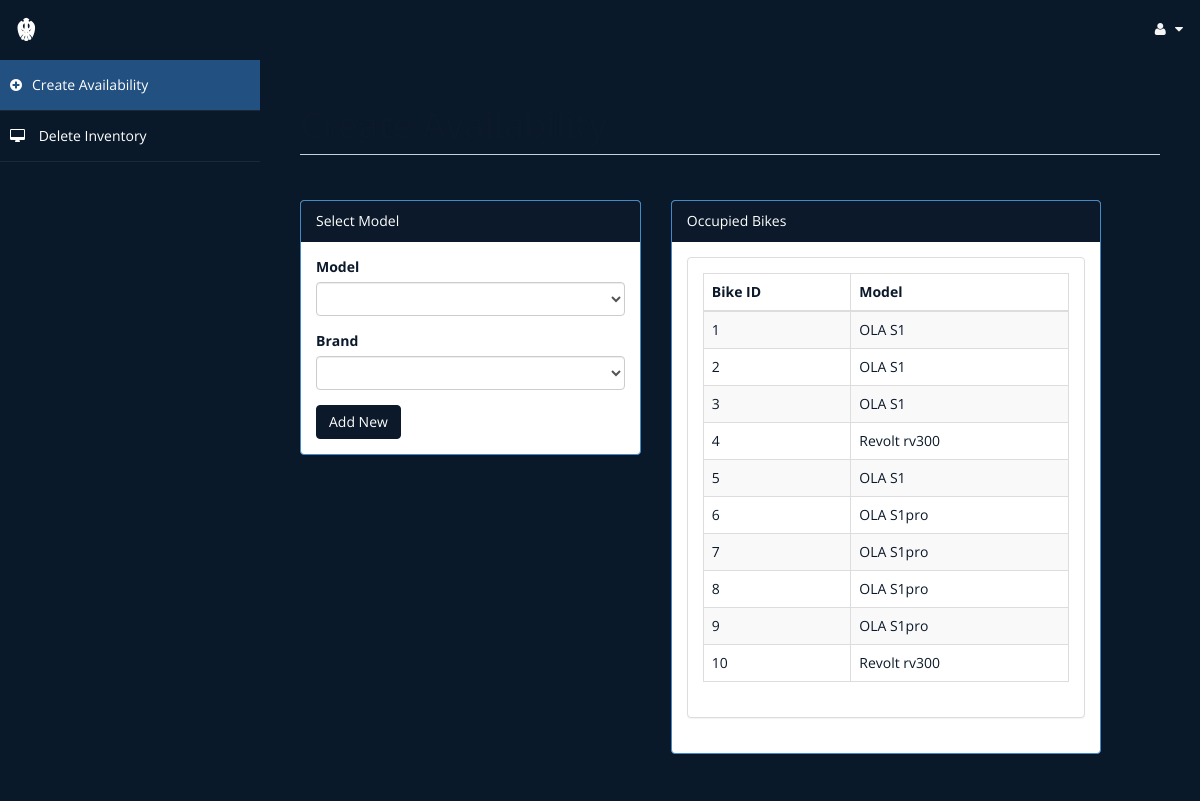
The app's page /admin/room.php (signed in) with its own data.
### tables this page shows
CREATE TABLE IF NOT EXISTS `room` (
`id` int(10) unsigned NOT NULL,
  `type` varchar(15) DEFAULT NULL,
  `bedding` varchar(10) DEFAULT NULL,
  `place` varchar(10) DEFAULT NULL,
  `cusid` int(11) DEFAULT NULL
);

### admin/room.php (the view, shortened to what this page needs)
<!DOCTYPE html>
<html xmlns="http://www.w3.org/1999/xhtml">
<head>
    <link href="assets/css/bootstrap.css" rel="stylesheet" />
    <link href="assets/css/font-awesome.css" rel="stylesheet" />
    <link href="assets/css/custom-styles.css" rel="stylesheet" />
</head>
<body>
    <div id="wrapper">
        <nav class="navbar navbar-default top-navbar" role="navigation">
            <div class="navbar-header">
                <a class="navbar-brand" href="home.php">☬</a>
            </div>
            <ul class="nav navbar-top-links navbar-right">
                <li class="dropdown">
                    <a class="dropdown-toggle" data-toggle="dropdown" href="#" aria-expanded="false">
                        <i class="fa fa-user fa-fw"></i> <i class="fa fa-caret-down"></i>
                    </a>
                </li>
            </ul>
        </nav>
        <nav class="navbar-default navbar-side" role="navigation">
            <div class="sidebar-collapse">
                <ul class="nav" id="main-menu">
					<li>
                        <a  class="active-menu" href="room.php"><i class="fa fa-plus-circle"></i>Create Availability</a>
                    </li>
                    <li>
                        <a  href="roomdel.php"><i class="fa fa-desktop"></i> Delete Inventory</a>
                    </li>
            </div>
        </nav>
        <div id="page-wrapper" >
            <div id="page-inner">
			 <div class="row">
                    <div class="col-md-12">
                        <h1 class="page-header">
                        </h1>
                    </div>
                </div>
            <div class="row">
                <div class="col-md-5 col-sm-5">
                    <div class="panel panel-primary">
                        <div class="panel-heading">
                            Select Model
                        </div>
                        <div class="panel-body">
						<form name="form" method="post">
                            <div class="form-group">
                                            <label>Model</label>
                                            <select name="troom"  class="form-control" required>
												<option value selected ></option>
                                                <option value="OLA S1">OLA S1</option>
                                            </select>
                              </div>
								<div class="form-group">
                                            <label>Brand</label>
                                            <select name="bed" class="form-control" required>
												<option value selected ></option>
                                                <option value="OLA">OLA</option>
                                            </select>
                               </div>
							 <input type="submit" name="add" value="Add New" class="btn btn-primary">
							</form>
							<?php
							 include('db.php');
							?>
                        </div>
                    </div>
                </div>
            <div class="row">
                <div class="col-md-6 col-sm-6">
                    <div class="panel panel-primary">
                        <div class="panel-heading">
                            Occupied Bikes
                        </div>
                        <div class="panel-body">
                    <div class="panel panel-default">
                        <?php
						$sql = "select * from room limit 0,10";
						$re = mysqli_query($con,$sql)
						?>
                        <div class="panel-body">
                            <div class="table-responsive">
                                <table class="table table-striped table-bordered table-hover" id="dataTables-example">
                                    <thead>
                                        <tr>
                                            <th>Bike ID</th>
                                            <th>Model</th>
                                        </tr>
                                    </thead>
                                    <tbody>
									<?php
										while($row= mysqli_fetch_array($re))
										{
												$id = $row['id'];
											if($id % 2 == 0)
											{
												echo "<tr class=odd gradeX>
													<td>".$row['id']."</td>
													<td>".$row['type']."</td>
												   </tr>";
											}
											else
											{
												echo"<tr class=even gradeC>
													<td>".$row['id']."</td>
													<td>".$row['type']."</td>
												   </tr>";
											}
										}
									?>
                                    </tbody>
                                </table>
                            </div>
                        </div>
                    </div>
                       </div>
                    </div>
                </div>
            </div>
					</div>
            </div>
        </div>
</body>
</html>

### admin/assets/css/custom-styles.css (style rules this page uses)
body { font-family: 'Open Sans', sans-serif; }
#wrapper { width: 100%; background:#0a192a; }
#page-wrapper { padding: 15px 15px; min-height: 600px; background:#0a192a; }
#page-inner { width:100%; margin:10px 20px 10px 0px; background-color:transparent; padding:10px; min-height:1200px; }
h1, .h1, h2, .h2, h3, .h3 { margin-top: 7px; margin-bottom: -5px; }
.page-header { padding-bottom: 9px; margin: 10px 0 45px; border-bottom: 1px solid #C7D1DD; }
.top-navbar { margin:0px; }
.top-navbar .navbar-brand { color: #fff; width: 260px; text-align: left; height: 60px; font-size: 30px; font-weight: 700; text-transform: uppercase; line-height: 30px; }
.top-navbar .nav > li { position: relative; display: inline-block; }
.top-navbar .nav > li > a { position: relative; display: block; padding: 19px 15px; color: #f5f5f5; }
.active-menu { background-color:#225081!important; }
.sidebar-collapse , .sidebar-collapse .nav { background:none; }
.sidebar-collapse .nav { padding:0; }
.sidebar-collapse .nav > li > a { color:#fff; background:transparent; text-shadow:none; }
.sidebar-collapse > .nav > li > a { padding:15px 10px; }
.sidebar-collapse > .nav > li { border-bottom: 1px solid rgba(107, 108, 109, 0.19); }
.navbar-side { border:none; background-color: transparent; }
.top-navbar { background:#0a192a; border-bottom:none; }
.top-navbar .nav > li > a > i { margin-right: 2px; }
.navbar-default { border:0px solid black; }
.navbar-header { background: #09192A; }
.nav > li > a > i { margin-right:10px; }
@media (min-width:768px) { #page-wrapper { margin: 0 0 0 260px; padding: 15px 30px; min-height: 1200px; } }
@media (min-width:768px) { .navbar-side { z-index: 1; position: absolute; width: 260px; } }
@media (min-width:768px) { .navbar { border-radius: 0px; } }

### records on screen
room: id "1", type "OLA S1"
room: id "2", type "OLA S1"
room: id "3", type "OLA S1"
room: id "4", type "Revolt rv300"
room: id "5", type "OLA S1"
room: id "6", type "OLA S1pro"
room: id "7", type "OLA S1pro"
room: id "8", type "OLA S1pro"
room: id "9", type "OLA S1pro"
room: id "10", type "Revolt rv300"
